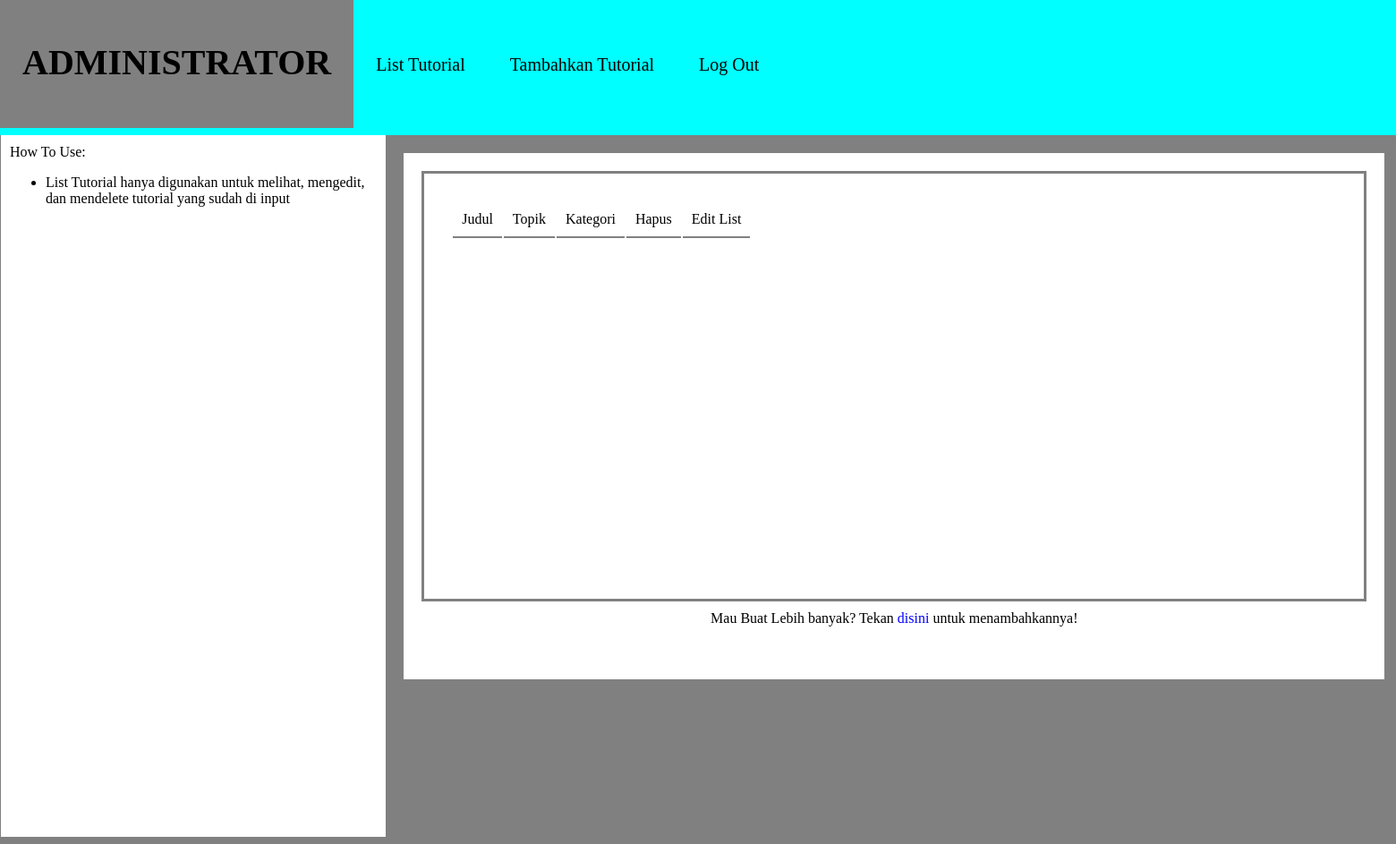
/list.php, run on an earlier commit of the app's database.
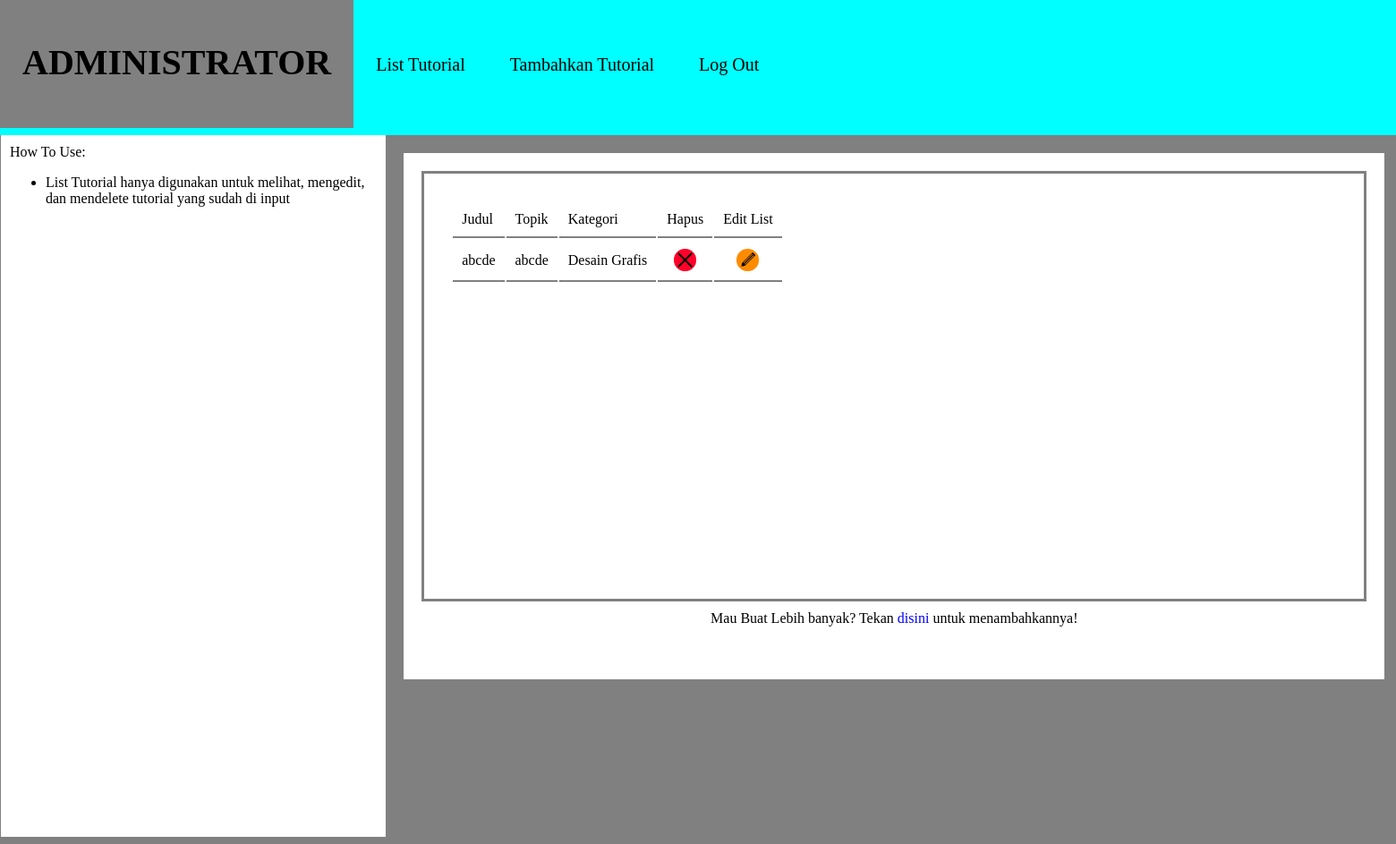
And on a later commit of the database.
### tables this page shows
CREATE TABLE `tutorial` (
  `id` int(11) NOT NULL,
  `judul` varchar(25) NOT NULL,
  `topik` varchar(100) NOT NULL,
  `kategori` varchar(20) NOT NULL
);

### list.php (the view, shortened to what this page needs)
<html>
    <head>
</head>
<body>
    <div class=top>
        <ul>
        <a href="tampilanadmin.php">
            <li class=header2>
                <b> ADMINISTRATOR </b>
        </li>
        </a>
        <a href="list.php">
<li class=header>
   List Tutorial
</li>
</a>
<a href="tambahtutorial.php">
<li class=header>
    Tambahkan Tutorial
</li>
</a>
   <a href="loginadmin.php">
<li class=header>
Log Out
        </li>
    </a>
        </ul>
</div>
<div class=tampilan>
<div class=kiri>
<div class=how>
    How To Use:
    <ul>
        <li>
            List Tutorial hanya digunakan untuk melihat, mengedit, dan mendelete tutorial yang sudah di input
        </li>
        </ul>
        </div>
        </div>
        <div class=kanan>
        <div style="border-color:grey;border-style:solid;padding:10px;margin:10px;text-align:left;height:80%;overflow-y:scroll;">
        <table><tr><td class="under">Judul</td><td class="under">Topik</td><td class="under">Kategori</td><td class="under">Hapus</td><td class="under">Edit List</td></tr>
            <?php
        include("koneksi.php");
        $query=mysqli_query($db,'SELECT * FROM tutorial');
        while($dataadmin=mysqli_fetch_array($query))
        {
            $judul = $dataadmin['judul'];
            $topik= $dataadmin['topik'];
            $kategori = $dataadmin['kategori'];
            echo '<tr><td class="under">'.$judul.'</td><td class="under">' .$topik.'</td><td class="under">'.$kategori.'</td>';
            echo '<td class="under"><a class=komentar title="Hapus Tutorial" href="hapustutorial.php?id=' .$dataadmin['id'].'"><center><img class="button" src="delete_button_black.png"></center></a></td><td class="under"><a class=komentar href="edittutorial.php?id='.$dataadmin['id'].'"><center><img class="button" src="edit_button_black.png"></center></a></td></div>';
        }
        ?>
        </table>
        </div>
        <div class=textbawah>
            <a>Mau Buat Lebih banyak? Tekan </a><a href="tambahtutorial.php" class="biru"> disini </a><a>untuk menambahkannya!</a>
    </div>
        </div>
        </div>
</body>
</html>

### list.php (style rules this page uses)
html { overflow: hidden; font-family:"Arial Black"; }
body { background-color:grey; }
.header { float:left; text-decoration:none; list-style:none; padding:65px 25px 50px 25px; margin-top:2px; background-color:cyan; font-family:"Arial Black"; height:40px; text-align:center; font-size:20px; }
.header2 { float:left; text-decoration:none; list-style:none; padding:50px 25px 50px 25px; margin-top:2px; background-color:grey; font-family:"Arial Black"; height:auto; text-align:center; font-size:40px; }
.top { margin-left:-48px; margin-top:-30px; margin-bottom:0px; margin-right:0px; background-color:cyan; width:150%; height:173px; display:flex; }
a { text-decoration:none; color:black; }
.kiri { background-color:white; width:28.7%; float:left; height:100%; margin-left:-7px; }
.how { padding:10px; }
.kanan { background-color:white; height:72.5%; width:71.8%; float:left; margin:20px; padding:10px; text-align:center; }
.tampilan { background-color:grey; width:101%; height: 100%; display:flex; }
a.biru { text-decoration:none; color: blue; }
.button { width:25px; height:25px; }
.under { border-style:none none solid none; border-color:grey; border-width:2px; }
td { padding:10px; }
table { margin:20px; }

What changed in the data, as far as the page shows it:
added tutorial: judul "abcde", topik "abcde", kategori "Desain Grafis"
